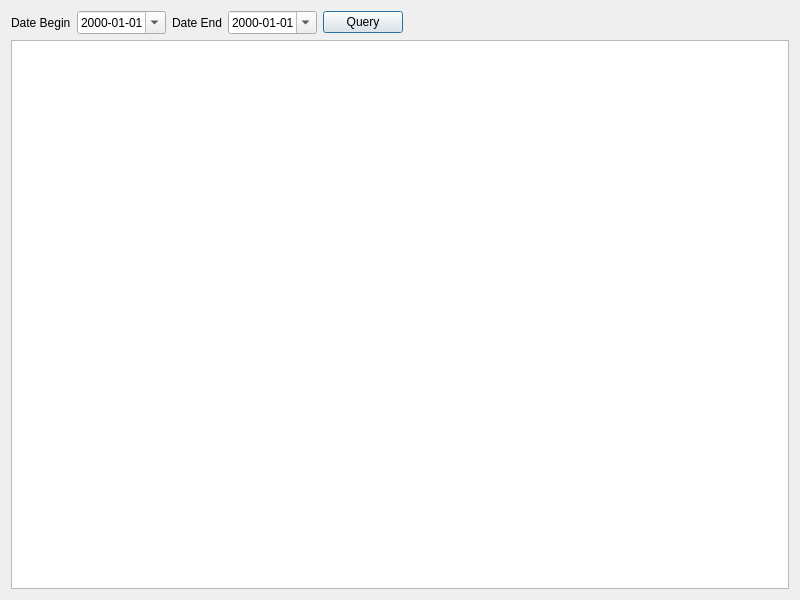
<?xml version="1.0" encoding="UTF-8"?>
<ui version="4.0">
 <class>DialogWarningMore</class>
 <widget class="QDialog" name="DialogWarningMore">
  <property name="geometry">
   <rect>
    <x>0</x>
    <y>0</y>
    <width>800</width>
    <height>600</height>
   </rect>
  </property>
  <property name="windowTitle">
   <string>WarningMore</string>
  </property>
  <layout class="QVBoxLayout" name="verticalLayout">
   <item>
    <layout class="QHBoxLayout" name="horizontalLayout">
     <item>
      <widget class="QLabel" name="label">
       <property name="text">
        <string>Date Begin</string>
       </property>
      </widget>
     </item>
     <item>
      <widget class="QDateEdit" name="dateMoreBegin">
       <property name="displayFormat">
        <string>yyyy-MM-dd</string>
       </property>
       <property name="calendarPopup">
        <bool>true</bool>
       </property>
      </widget>
     </item>
     <item>
      <widget class="QLabel" name="label_2">
       <property name="text">
        <string>Date End</string>
       </property>
      </widget>
     </item>
     <item>
      <widget class="QDateEdit" name="dateMoreEnd">
       <property name="displayFormat">
        <string>yyyy-MM-dd</string>
       </property>
       <property name="calendarPopup">
        <bool>true</bool>
       </property>
      </widget>
     </item>
     <item>
      <widget class="QPushButton" name="btnWarningMore">
       <property name="text">
        <string>Query</string>
       </property>
      </widget>
     </item>
     <item>
      <spacer name="horizontalSpacer">
       <property name="orientation">
        <enum>Qt::Horizontal</enum>
       </property>
       <property name="sizeHint" stdset="0">
        <size>
         <width>40</width>
         <height>20</height>
        </size>
       </property>
      </spacer>
     </item>
    </layout>
   </item>
   <item>
    <widget class="QTableView" name="tableView">
     <attribute name="horizontalHeaderVisible">
      <bool>true</bool>
     </attribute>
     <attribute name="horizontalHeaderStretchLastSection">
      <bool>true</bool>
     </attribute>
     <attribute name="verticalHeaderVisible">
      <bool>false</bool>
     </attribute>
    </widget>
   </item>
  </layout>
 </widget>
 <resources/>
 <connections/>
</ui>
